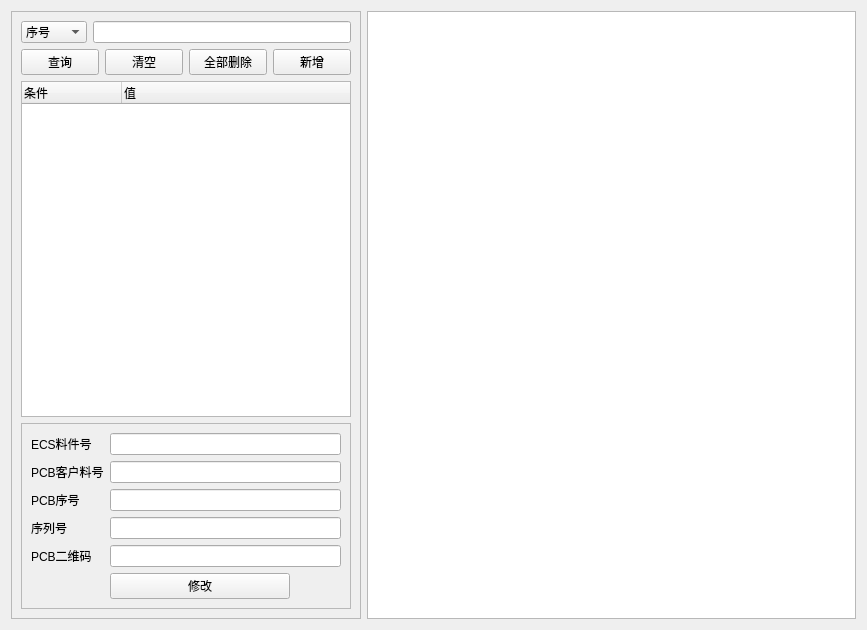
<?xml version="1.0" encoding="UTF-8"?>
<ui version="4.0">
 <class>PcbQrcode</class>
 <widget class="QWidget" name="PcbQrcode">
  <property name="geometry">
   <rect>
    <x>0</x>
    <y>0</y>
    <width>867</width>
    <height>630</height>
   </rect>
  </property>
  <property name="windowTitle">
   <string>Form</string>
  </property>
  <layout class="QHBoxLayout" name="horizontalLayout_4">
   <item>
    <widget class="QFrame" name="frame">
     <property name="maximumSize">
      <size>
       <width>350</width>
       <height>16777215</height>
      </size>
     </property>
     <property name="frameShape">
      <enum>QFrame::Shape::StyledPanel</enum>
     </property>
     <property name="frameShadow">
      <enum>QFrame::Shadow::Raised</enum>
     </property>
     <layout class="QHBoxLayout" name="horizontalLayout_3">
      <item>
       <layout class="QVBoxLayout" name="verticalLayout">
        <item>
         <layout class="QHBoxLayout" name="horizontalLayout">
          <item>
           <widget class="QComboBox" name="comboBox">
            <item>
             <property name="text">
              <string>序号</string>
             </property>
            </item>
            <item>
             <property name="text">
              <string>二维码</string>
             </property>
            </item>
           </widget>
          </item>
          <item>
           <widget class="QLineEdit" name="lineEdit"/>
          </item>
         </layout>
        </item>
        <item>
         <layout class="QHBoxLayout" name="horizontalLayout_2">
          <item>
           <widget class="QPushButton" name="pushButtonSelect">
            <property name="text">
             <string>查询</string>
            </property>
           </widget>
          </item>
          <item>
           <widget class="QPushButton" name="pushButtonClear">
            <property name="text">
             <string>清空</string>
            </property>
           </widget>
          </item>
          <item>
           <widget class="QPushButton" name="pushButtonDelete">
            <property name="text">
             <string>全部删除</string>
            </property>
           </widget>
          </item>
          <item>
           <widget class="QPushButton" name="pushButtonAdd">
            <property name="text">
             <string>新增</string>
            </property>
           </widget>
          </item>
          <item>
           <spacer name="horizontalSpacer">
            <property name="orientation">
             <enum>Qt::Orientation::Horizontal</enum>
            </property>
            <property name="sizeHint" stdset="0">
             <size>
              <width>40</width>
              <height>20</height>
             </size>
            </property>
           </spacer>
          </item>
         </layout>
        </item>
        <item>
         <widget class="QTreeWidget" name="treeWidget">
          <column>
           <property name="text">
            <string>条件</string>
           </property>
          </column>
          <column>
           <property name="text">
            <string>值</string>
           </property>
          </column>
         </widget>
        </item>
        <item>
         <widget class="QFrame" name="frame_2">
          <property name="minimumSize">
           <size>
            <width>0</width>
            <height>100</height>
           </size>
          </property>
          <property name="frameShape">
           <enum>QFrame::Shape::StyledPanel</enum>
          </property>
          <property name="frameShadow">
           <enum>QFrame::Shadow::Raised</enum>
          </property>
          <layout class="QGridLayout" name="gridLayout">
           <item row="0" column="0">
            <widget class="QLabel" name="label">
             <property name="text">
              <string>ECS料件号</string>
             </property>
            </widget>
           </item>
           <item row="2" column="0">
            <widget class="QLabel" name="label_3">
             <property name="text">
              <string>PCB序号</string>
             </property>
            </widget>
           </item>
           <item row="0" column="1">
            <widget class="QLineEdit" name="lineEditEcsPartNo"/>
           </item>
           <item row="1" column="1">
            <widget class="QLineEdit" name="lineEditPcbCustPn"/>
           </item>
           <item row="5" column="1">
            <widget class="QPushButton" name="pushButtonUpdate">
             <property name="maximumSize">
              <size>
               <width>180</width>
               <height>16777215</height>
              </size>
             </property>
             <property name="text">
              <string>修改</string>
             </property>
            </widget>
           </item>
           <item row="1" column="0">
            <widget class="QLabel" name="label_2">
             <property name="text">
              <string>PCB客户料号</string>
             </property>
            </widget>
           </item>
           <item row="3" column="0">
            <widget class="QLabel" name="label_4">
             <property name="text">
              <string>序列号</string>
             </property>
            </widget>
           </item>
           <item row="4" column="0">
            <widget class="QLabel" name="label_5">
             <property name="text">
              <string>PCB二维码</string>
             </property>
            </widget>
           </item>
           <item row="2" column="1">
            <widget class="QLineEdit" name="lineEditPcbSn"/>
           </item>
           <item row="3" column="1">
            <widget class="QLineEdit" name="lineEditStrSmtsn"/>
           </item>
           <item row="4" column="1">
            <widget class="QLineEdit" name="lineEditPcbQrcode"/>
           </item>
          </layout>
         </widget>
        </item>
       </layout>
      </item>
     </layout>
    </widget>
   </item>
   <item>
    <widget class="QTableView" name="tableView"/>
   </item>
  </layout>
 </widget>
 <resources/>
 <connections/>
</ui>
